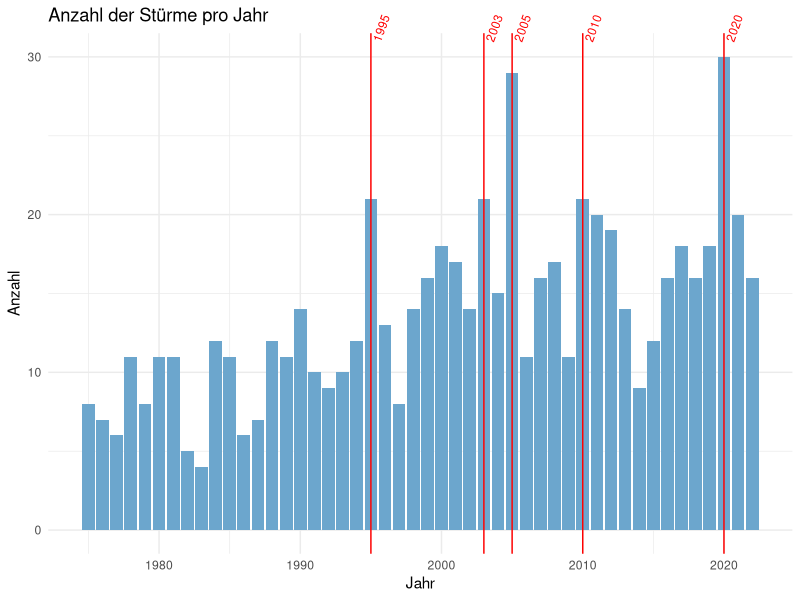

The R source for this figure:
## ---- chunk 1
knitr::opts_chunk$set(echo = TRUE)
# load tidyverse
suppressPackageStartupMessages(library(tidyverse))
## ---- chunk 2
# Beispiel: Anzahl der Stürme pro Jahr visualisieren

# Rohdatensatz startet Visualisierungsworkflow
storms |>

  ########### Datenvorbereitung #############

  # auf einen Eintrag (Zeile) pro Sturm und Jahr reduzieren
  distinct(year, name) |>
  # Anzahl der Stürme pro Jahr zählen
  group_by(year) |>
  count() |>
  ungroup() |>

  ########### Datenvisualisierung #############

  # ggplot-Objekt erstellen (Daten via pipe übergeben)
  ggplot(aes(x = year, y=n)) + # Verknüpfung von Datenspalten (year, n) und Achsen (x,y)
  # Diagrammtitel und Achsenbeschriftung
  labs(title = "Anzahl der Stürme pro Jahr", x = "Jahr", y = "Anzahl") +
  # grundlegende Diagrammformatierung (Hintergrundfarben, Schriftarten, ...)
  theme_minimal() +
  # Balkendiagramm mit Anzahl der Stürme pro Jahr
  geom_bar(fill="skyblue3", stat = "identity") +
  # Highlighting der Jahre mit mehr als 20 Stürmen
  geom_vline(data = ~ filter(.x, n>20),  # Datensatz einschränken
            # (hier `.x` = Platzhalter für Daten aus vorheriger Ebene, d.h. `storms`)
            aes(xintercept=year), # welche (Teil)Tabellendaten für Position zu verwenden
            color="red") + # Zusätzliche Formatierung
  # Jahreszahlen der Jahre mit mehr als 20 Stürmen in schräger Textausrichtung
  geom_text(data = ~ filter(.x, n>20), # Datensatz einschränken
            aes(label=year, x=year, y=max(n)), # Daten und Positionen festlegen
            angle=70, vjust=0.5, hjust=-0.6, size=3, color="red") + # Textformatierung
  # disable clipping um Jahreszahltexte außerhalb des Diagrammbereichs anzuzeigen
  coord_cartesian(clip = "off")
